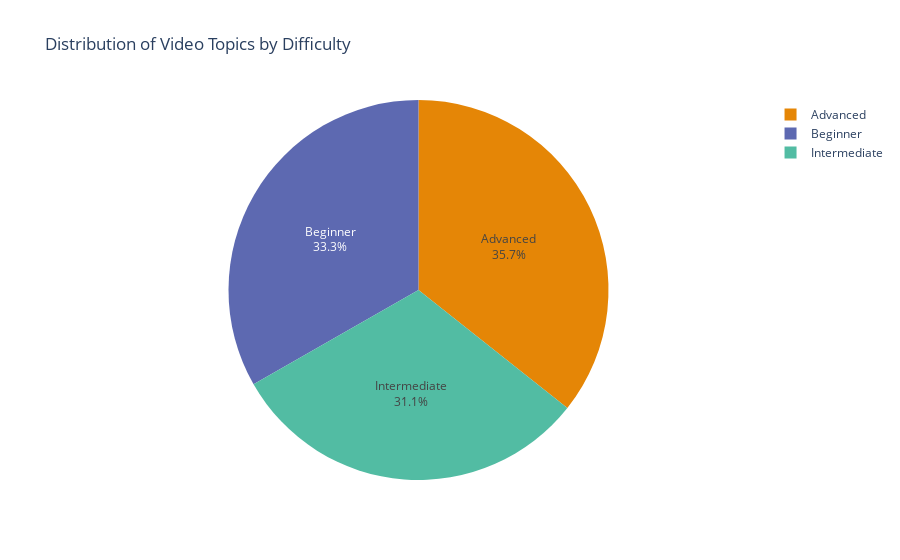

Notebook cell for this chart:
### Markdown cell above
If your dataset (or simulated data) includes a column for topic difficulty (e.g., Beginner, Intermediate, Advanced), use a pie chart to see the share of each category. This helps determine if a particular difficulty level dominates the channel.

### Code cell
# Ensure the topic_difficulty column exists (simulate if necessary)
if 'topic_difficulty' not in df.columns:
    # Simulate topic difficulty if not available
    np.random.seed(42)
    df['topic_difficulty'] = np.random.choice(['Beginner', 'Intermediate', 'Advanced'], size=len(df))

# Count videos per topic difficulty level
topic_counts = df['topic_difficulty'].value_counts().reset_index()
topic_counts.columns = ['Topic Difficulty', 'Count']

# Plot pie chart for topic difficulty
fig = px.pie(topic_counts, values='Count', names='Topic Difficulty',
             title="Distribution of Video Topics by Difficulty",
             color_discrete_sequence=px.colors.qualitative.Vivid)
fig.update_traces(textposition='inside', textinfo='percent+label')
fig.show()

### Figure 1 — Plotly figure (JSON) as saved in the notebook; plotly's stock layout.template omitted (floating-point values rounded to 4 significant figures)
{"data": [{"domain": {"x": [0, 1], "y": [0, 1]}, "hovertemplate": "Topic Difficulty=%{label}<br>Count=%{value}<extra></extra>", "labels": ["Advanced", "Beginner", "Intermediate"], "legendgroup": "", "name": "", "showlegend": true, "textinfo": "percent+label", "textposition": "inside", "type": "pie", "values": [178, 166, 155]}], "layout": {"legend": {"tracegroupgap": 0}, "piecolorway": ["rgb(229, 134, 6)", "rgb(93, 105, 177)", "rgb(82, 188, 163)", "rgb(153, 201, 69)", "rgb(204, 97, 176)", "rgb(36, 121, 108)", "rgb(218, 165, 27)", "rgb(47, 138, 196)", "rgb(118, 78, 159)", "rgb(237, 100, 90)", "rgb(165, 170, 153)"], "title": {"text": "Distribution of Video Topics by Difficulty"}}}
